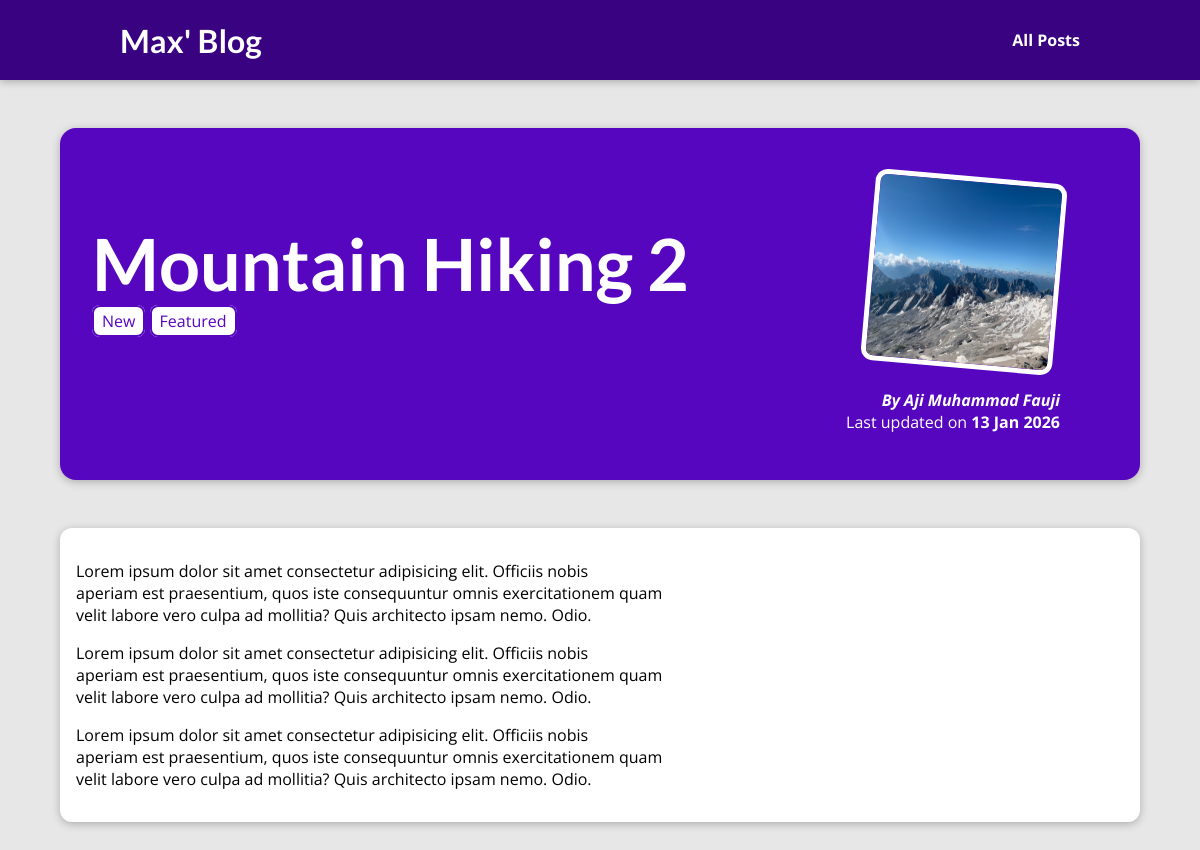
Screenshot of /posts/mountain-hiking-2 with the database file from the repository.
### blog/models.py (models this page shows, shortened)
class Post(models.Model):
    title = models.CharField(max_length=200)
    excerpt = models.CharField(max_length=200)
    image = models.CharField(max_length=100)
    date = models.DateField(auto_now=True)
    slug = models.SlugField(default="", blank=True,
                            null=False, db_index=True)
    content = models.TextField(
        validators=[MinLengthValidator(10)], default="", blank=True)
    author = models.ForeignKey(
        Author, on_delete=models.SET_NULL, null=True)
    tag = models.ManyToManyField(Tag)

class Tag(models.Model):
    name = models.CharField(max_length=30, unique=True)

class Author(models.Model):
    first_name = models.CharField(max_length=50)
    last_name = models.CharField(max_length=50)
    email = models.EmailField(null=False, blank=False, unique=True)
    def full_name(self):
        return f"{self.first_name} {self.last_name}"
    def __str__(self):
        return self.full_name()

### blog/views.py (the view)
# urls.py: path('posts/<slug:slug>', views.post_detail,
def post_detail(request, slug):
    identifiedPost = get_object_or_404(Post, slug=slug)
    return render(request, 'blog/post_detail.html', {'post': identifiedPost, 'tags': identifiedPost.tag.all()})

### blog/templates/blog/post_detail.html (shortened to what this page needs)
{% extends "base.html" %}
{% load static %}
{% block css_file %}
<link rel="stylesheet" href="{% static "blog/post-detail.css" %}" />
{% endblock %}
{% block content %}
<section id="summary">
  <h2>{{ post.title }}</h2>
  <div>
    {% for tag in tags %}
       <span class="tag">{{ tag.name }}</span>
    {% endfor %}
  </div>
  <article>
    <img src="{% static "blog/images/"|add:post.image %}" alt="{{ post.title }}" />
    <address>By
      <a href="mailto:{{ post.email }}">{{ post.author }}</a>
    </address>
    <div>Last updated on <time>{{ post.date|date:"d M Y" }}</time></div>
  </article>
</section>
<main>
  <p>
    {{ post.content|linebreaks }}
  </p>
</main>
{% endblock %}

### templates/base.html (shortened to what this page needs)
{% load static %}
<!DOCTYPE html>
<html lang="en">
    <head>
        <link
            rel="stylesheet"
            href="{% static 'app.css' %}"
        />
        {% block css_file %}{% endblock %}
    </head>
    <body>
        <header id="main-navigation">
            <h1><a href="{% url "home" %}">Max' Blog</a></h1>
            <nav>
                <a href="{% url "posts-page" %}">All Posts</a>
            </nav>
        </header>
        {% block content %} {% endblock %}
    </body>
</html>

### static/app.css (style rules this page uses)
* { box-sizing: border-box; }
html { font-family: 'Open Sans', 'Lato', sans-serif; }
body { margin: 0 !important; }
h1, h2, h3 { font-family: 'Lato', sans-serif; font-weight: bold; }
#main-navigation { width: 100%; height: 5rem; display: flex; justify-content: space-between; align-items: center; padding: 0 10%; position: absolute; top: 0; left: 0; }
#main-navigation a { text-decoration: none; color: white; font-weight: bold; }

### blog/static/blog/post-detail.css (style rules this page uses)
body { background-color: #e7e7e7; }
#main-navigation { background-color: #390281; box-shadow: 0 2px 8px rgba(0, 0, 0, 0.25); }
#summary { margin: 8rem auto 3rem auto; padding: 2rem; width: 90%; max-width: 90rem; border-radius: 16px; background-color: #5706c0; position: relative; box-shadow: 0 2px 8px rgba(0, 0, 0, 0.25); height: 22rem; }
#summary h2 { color: white; font-size: 4.5rem; margin-bottom: 0.25rem; }
#summary article { position: absolute; top: 2rem; right: 3rem; padding: 1rem 2rem; border-radius: 12px; text-align: right; color: white; }
#summary article img { width: 12rem; height: 12rem; border-radius: 12px; transform: rotateZ(5deg); border: 5px solid white; margin-bottom: 1rem; }
#summary address { font-weight: bold; }
#summary a { color: white !important; text-decoration: none; }
#summary time { font-weight: bold; }
main { width: 90%; max-width: 90rem; margin: 3rem auto; background-color: white; padding: 1rem; border-radius: 12px; box-shadow: 0 2px 8px rgba(0, 0, 0, 0.25); }
.tag { background-color: white; color: #5706c0; padding: 0.2rem 0.5rem; border: 2px solid #5706c0; border-radius: 8px; }

### rows the page displays
Post: title "Mountain Hiking 2", image (picture), author "Aji Muhammad Fauji", date "13 Jan 2026", content "Lorem ipsum dolor sit amet consectetur adipisicing elit. Officiis nobis aperiam est praesentium, quos iste consequuntur omnis exercitationem quam velit labore vero culpa ad mollitia? Quis architecto ipsam nemo. Odio. Lorem ipsum dolor sit amet consectetur adipisicing elit. Officiis nobis aperiam est praesentium, quos iste consequuntur omnis exercitationem quam velit labore vero culpa ad mollitia? Quis architecto ipsam nemo. Odio. Lorem ipsum dolor sit amet consectetur adipisicing elit. Officiis nobis aperiam est praesentium, quos iste consequuntur omnis exercitationem quam velit labore vero culpa ad mollitia? Quis architecto ipsam nemo. Odio."
Tag: name "New"
Tag: name "Featured"
